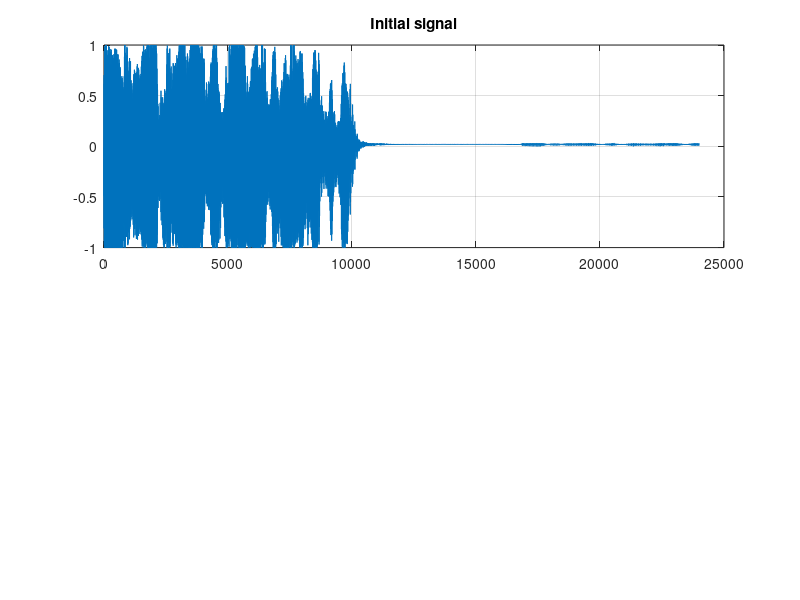

Source code (MATLAB): (Note: this script raises an error after producing the figure.)
load shake;
Fs = 8000;
in = shake'; %input signal
time_delay = 3;

subplot(2,1,1);
plot(in); grid;
title('Initial signal');
subtitle('Team5: NgocNguyen DaiDuc');

subplot(2,1,2);
out = delay(in,time_delay,Fs);
plot(out);
title('After delay time');
sound(out,Fs);
grid;